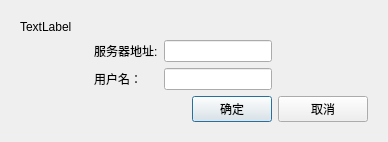
<?xml version="1.0" encoding="UTF-8"?>
<ui version="4.0">
 <class>MyInputDialog</class>
 <widget class="QDialog" name="MyInputDialog">
  <property name="geometry">
   <rect>
    <x>0</x>
    <y>0</y>
    <width>388</width>
    <height>141</height>
   </rect>
  </property>
  <property name="windowTitle">
   <string>Dialog</string>
  </property>
  <layout class="QGridLayout" name="gridLayout_3">
   <item row="0" column="0">
    <widget class="QWidget" name="widget" native="true">
     <layout class="QGridLayout" name="gridLayout_2">
      <item row="0" column="0" colspan="5">
       <widget class="QLabel" name="label_tips">
        <property name="text">
         <string>TextLabel</string>
        </property>
       </widget>
      </item>
      <item row="1" column="0">
       <spacer name="horizontalSpacer">
        <property name="orientation">
         <enum>Qt::Horizontal</enum>
        </property>
        <property name="sizeHint" stdset="0">
         <size>
          <width>12</width>
          <height>20</height>
         </size>
        </property>
       </spacer>
      </item>
      <item row="1" column="1">
       <widget class="QLabel" name="label_serverAddress">
        <property name="text">
         <string>服务器地址:</string>
        </property>
       </widget>
      </item>
      <item row="1" column="2" colspan="2">
       <widget class="QLineEdit" name="lineEdit_serverAddress"/>
      </item>
      <item row="1" column="4">
       <spacer name="horizontalSpacer_3">
        <property name="orientation">
         <enum>Qt::Horizontal</enum>
        </property>
        <property name="sizeHint" stdset="0">
         <size>
          <width>90</width>
          <height>20</height>
         </size>
        </property>
       </spacer>
      </item>
      <item row="2" column="0">
       <spacer name="horizontalSpacer_2">
        <property name="orientation">
         <enum>Qt::Horizontal</enum>
        </property>
        <property name="sizeHint" stdset="0">
         <size>
          <width>12</width>
          <height>20</height>
         </size>
        </property>
       </spacer>
      </item>
      <item row="2" column="1">
       <widget class="QLabel" name="label_userName">
        <property name="text">
         <string>用户名：</string>
        </property>
       </widget>
      </item>
      <item row="2" column="2" colspan="2">
       <widget class="QLineEdit" name="lineEdit_userName"/>
      </item>
      <item row="2" column="4">
       <spacer name="horizontalSpacer_4">
        <property name="orientation">
         <enum>Qt::Horizontal</enum>
        </property>
        <property name="sizeHint" stdset="0">
         <size>
          <width>90</width>
          <height>20</height>
         </size>
        </property>
       </spacer>
      </item>
      <item row="3" column="0" colspan="3">
       <spacer name="horizontalSpacer_5">
        <property name="orientation">
         <enum>Qt::Horizontal</enum>
        </property>
        <property name="sizeHint" stdset="0">
         <size>
          <width>151</width>
          <height>20</height>
         </size>
        </property>
       </spacer>
      </item>
      <item row="3" column="3">
       <widget class="QPushButton" name="pushButton_ok">
        <property name="text">
         <string>确定</string>
        </property>
       </widget>
      </item>
      <item row="3" column="4">
       <widget class="QPushButton" name="pushButton_cancel">
        <property name="text">
         <string>取消</string>
        </property>
       </widget>
      </item>
     </layout>
    </widget>
   </item>
  </layout>
 </widget>
 <resources/>
 <connections/>
</ui>
